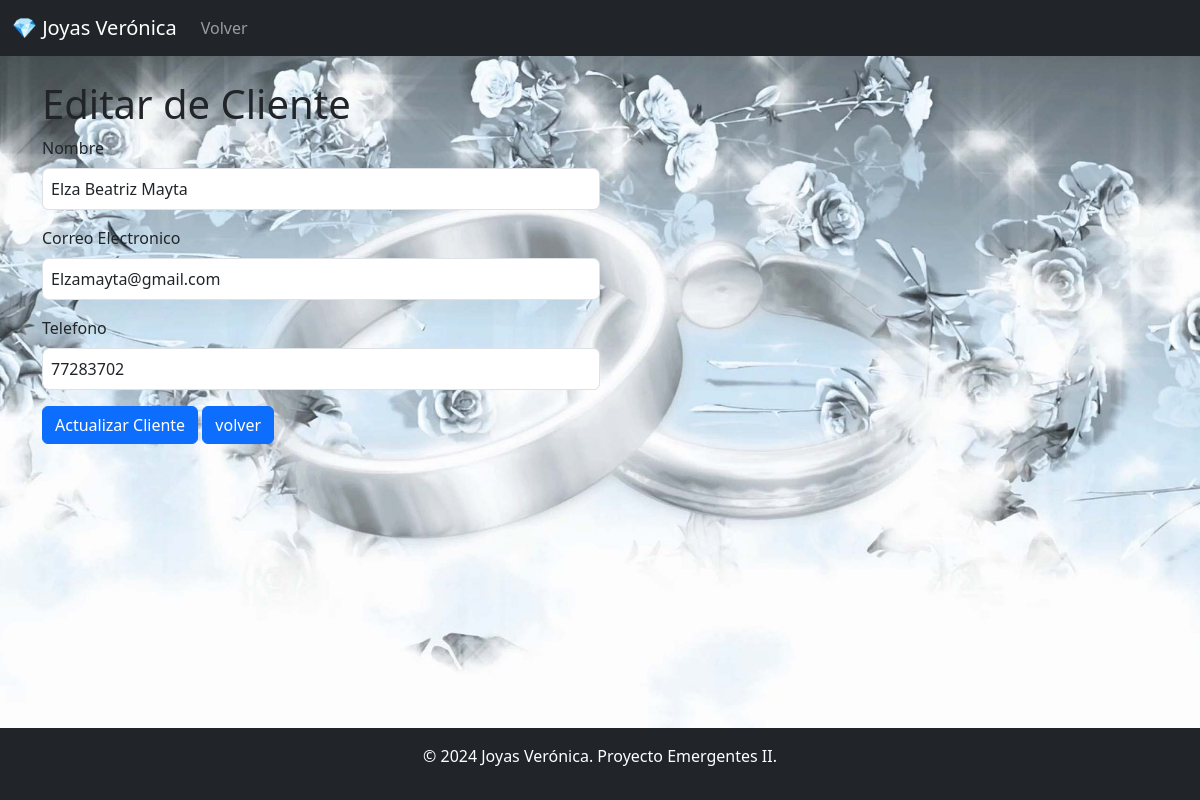
/clientes/edit/1, run on the app's committed database.
### models/cliente_model.py (models this page shows, shortened)
class Cliente(db.Model):
    __tablename__ = "clientes"
    id = db.Column(db.Integer, primary_key = True)
    nombre = db.Column(db.String(80), nullable = False)
    email = db.Column(db.String(100), nullable = False)
    telefono = db.Column(db.String(20), nullable = False)
    ventas = db.relationship('Venta', back_populates = 'cliente')
    @staticmethod
    def get_by_id(id):
        return Cliente.query.get(id)

### controllers/cliente_controller.py (the view)
@cliente_bp.route("/edit/<int:id>", methods =['GET', 'POST'])
def edit(id):
    cliente = Cliente.get_by_id(id)
    if request.method == 'POST':
        nombre = request.form['nombre']
        email = request.form['email']
        telefono = request.form['telefono']
        cliente.update(nombre = nombre, email= email, telefono= telefono)
        return redirect(url_for('cliente.index'))
    return cliente_views.edit(cliente)

### run.py (called while the page is built)
@app.context_processor
def inject_active_path():
    def is_active(path):
        return 'active' if request.path == path else ''
    return dict(is_active=is_active)

@app.context_processor
def inject_role():
    role = session.get("role", None)  # Obtén el rol de la sesión, o None si no existe
    return dict(role=role)

### views/cliente_views.py (called while the page is built)
def edit(cliente):
    return render_template('clientes/edit.html', cliente= cliente)

### templates/clientes/edit.html (shortened to what this page needs)
{% extends  'base.html' %}
{% block content %}
<h1>Editar de Cliente</h1>
<form action="{{url_for('cliente.edit', id=cliente.id)}}" method="POST">
    <div class="mb-3">
        <label for="" class="form-label">Nombre</label>
        <input type="text"  class="form-control" name="nombre" value="{{cliente.nombre}}" required>
    </div>
    <div class="mb-3">
        <label for="" class="form-label">Correo Electronico</label>
        <input type="email"  class="form-control" name="email" value="{{cliente.email}}" required>
    </div>
    <div class="mb-3">
        <label for="" class="form-label">Telefono</label>
        <input type="number"  class="form-control" name="telefono" value="{{cliente.telefono}}" required>
    </div>
    <button type="submit"  class="btn btn-primary">Actualizar Cliente</button>
    <a href="/clientes" class="btn btn-primary">volver</a>
</form>
{% endblock %}

### templates/base.html (style rules this page uses)
html, body { height: 100%; margin: 0; }
body { display: flex; flex-direction: column; background-image: url("/static/img_login.jpg"); background-size: cover; background-position: center center; background-repeat: no-repeat; font-family: 'Segoe UI', Tahoma, Geneva, Verdana, sans-serif; }
input[type="text"], input[type="password"], input[type="email"], input[type="number"], input[type="tel"], textarea, option, input[type="date"], select { width: 50%; margin-bottom: 1rem; padding: 0.5rem; box-sizing: border-box; }

### data on the page
Cliente: nombre "Elza Beatriz Mayta", email "Elzamayta@gmail.com", telefono "77283702"
